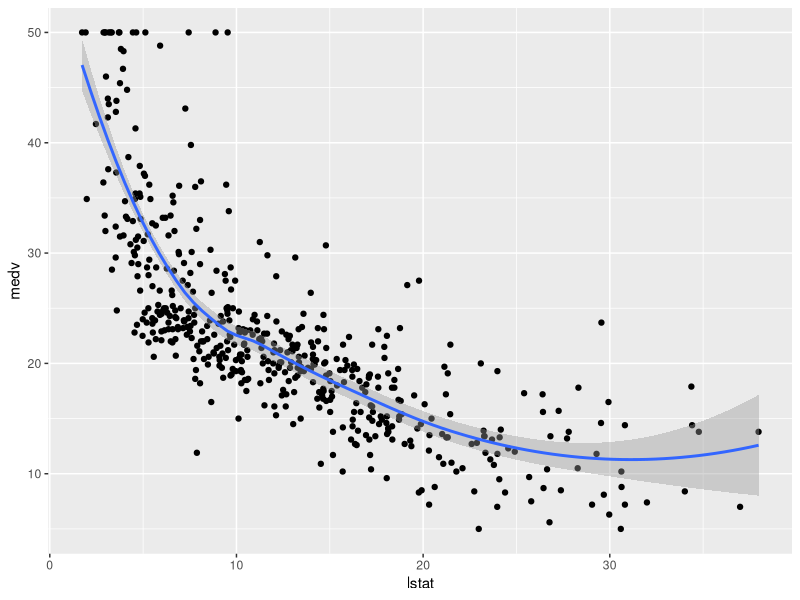
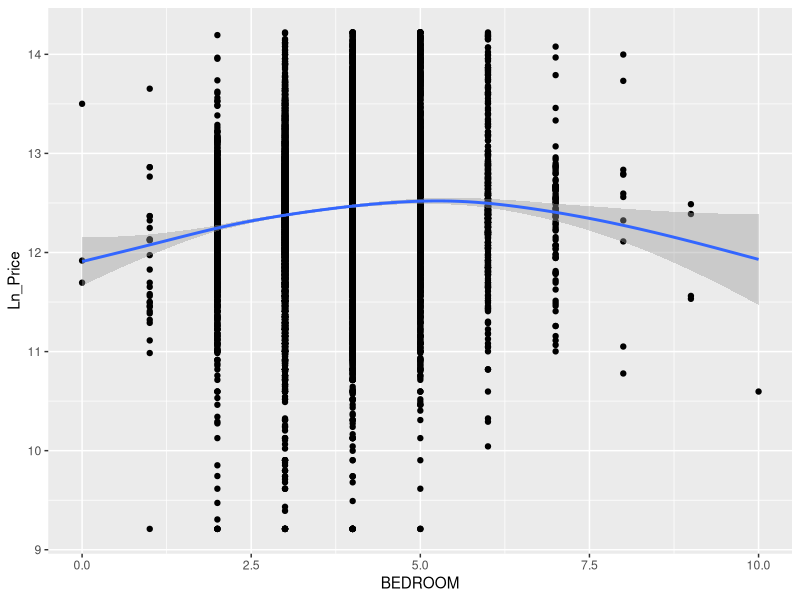
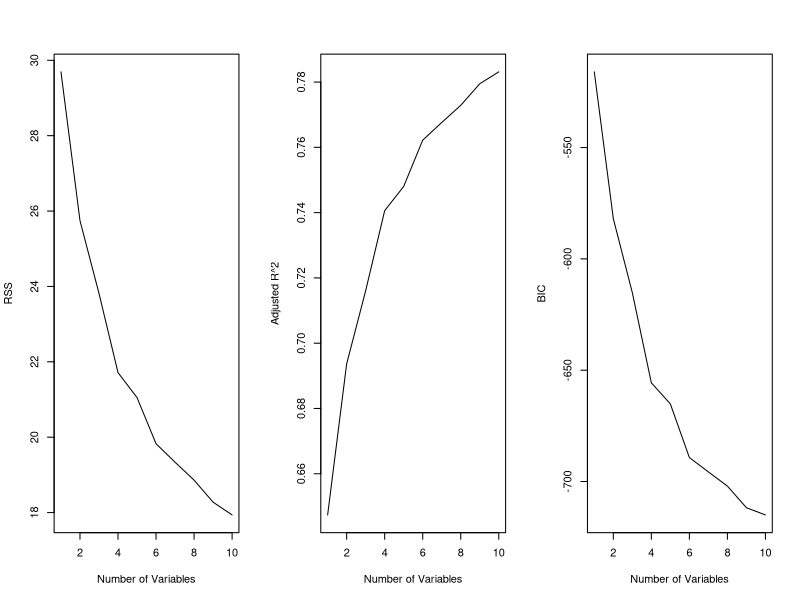
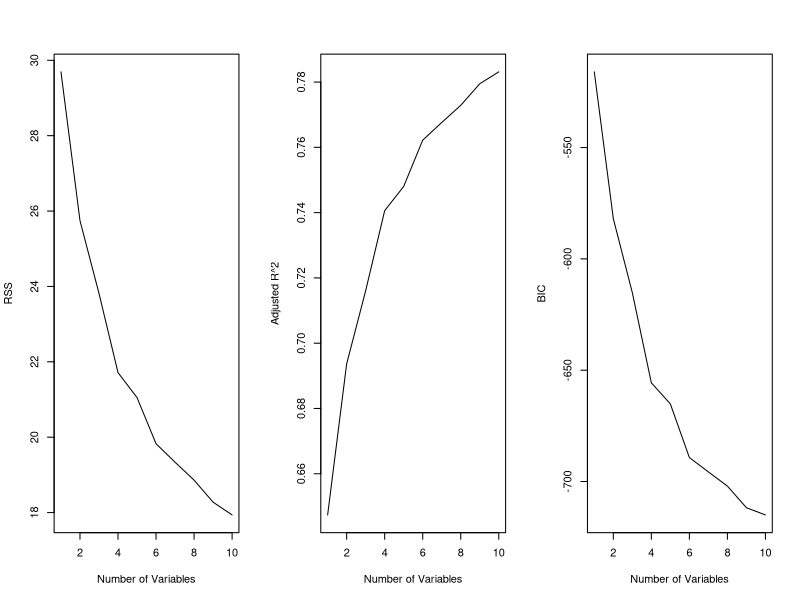
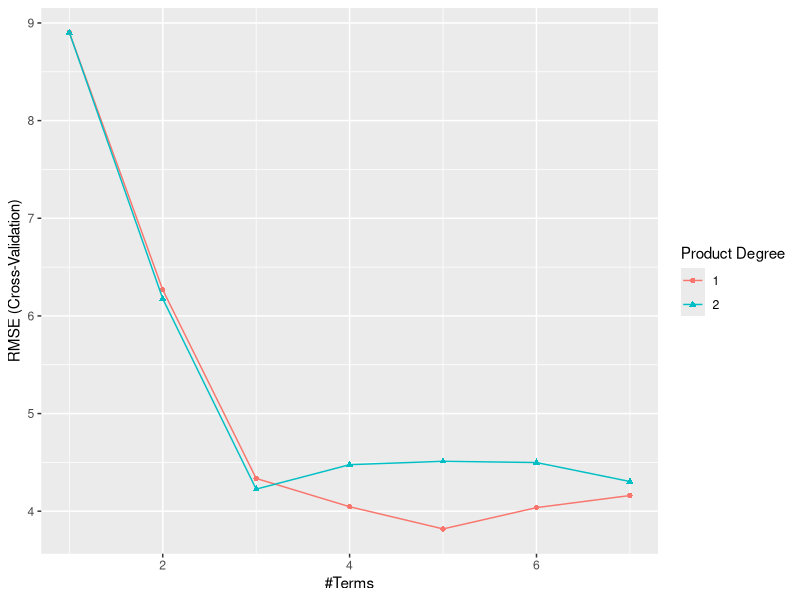
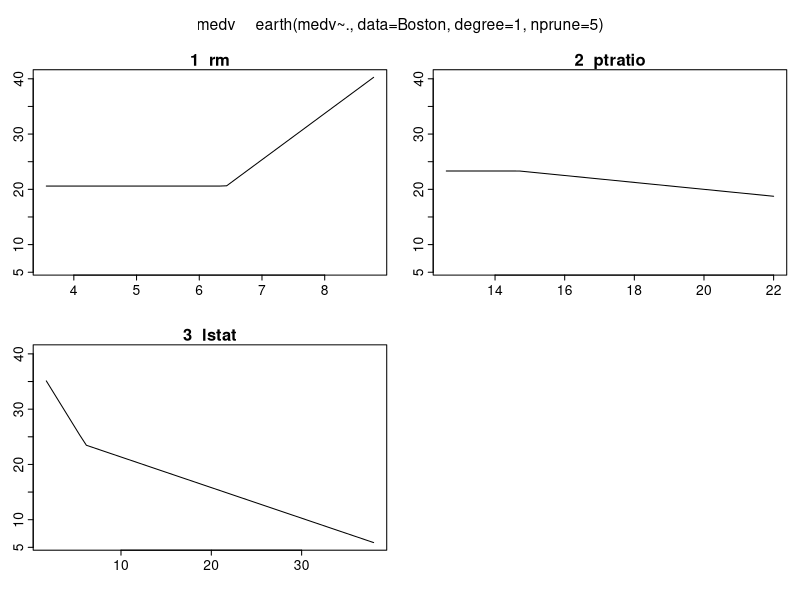
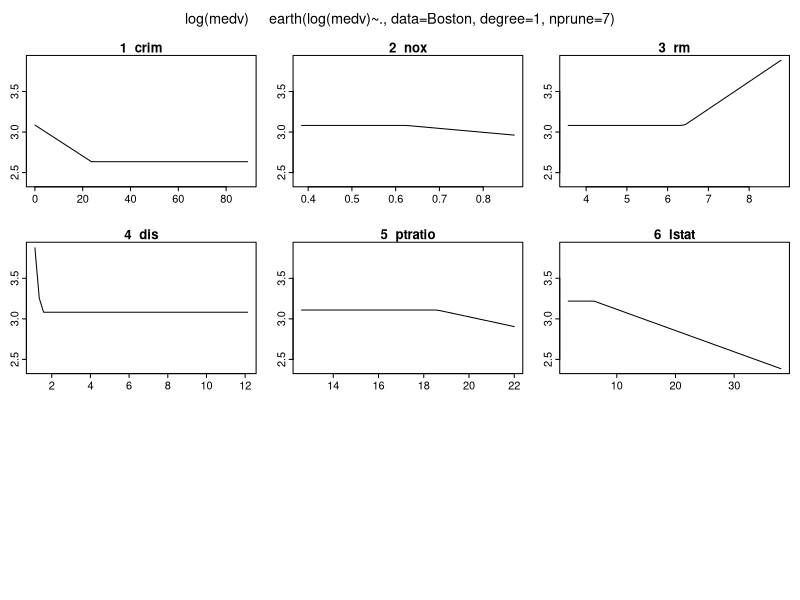
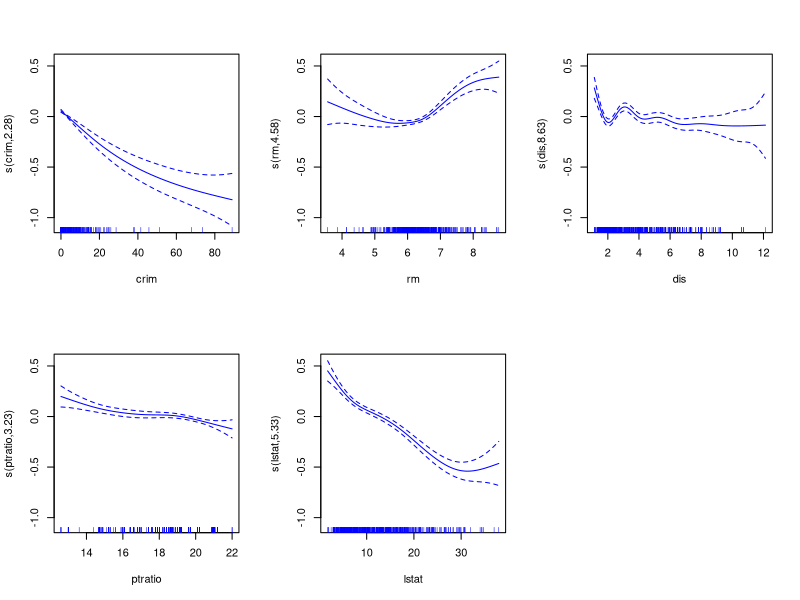

Generate these figures, in order, with R: (Note: this script raises an error after producing the figures.)
## ---- chunk 1
#install.packages("AmesHousing")
#install.packages("MASS")
#install.packages("earth")
#install.packages("caret")
#install.packages("broom")
#install.packages("leaps")
#install.packages("skimr")
#install.packages("tidyverse")
#install.packages("mgcv")
library(mgcv)
library(caret)
library(earth)
library(skimr)
library(dplyr)
library(ggplot2)
library(magrittr)
library(broom)
library(tidyverse)
library(MASS)   # for the Boston dataset
library(leaps)
## ---- chunk 2
library(MASS)
data("Boston")

head(Boston)
## ---- chunk 3
skim(Boston)
## ---- chunk 4
# Can visualize few relationships
ggplot(data = Boston, aes(x=lstat, y=medv)) +
  geom_point () + 
  geom_smooth(method="loess")

 #lstat= lower status of the population (percent). medv = median value of owner-occupied homes in $1000s.
## ---- chunk 5
# Chicago Housing Data
library(readr)

chicago <- read_csv("chicago housingdata.csv")

head(chicago)
## ---- chunk 6
ggplot(chicago,aes(x=BEDROOM, y=Ln_Price)) +
  geom_point () + 
  geom_smooth(method="gam")
## ---- chunk 7
library(haven)
heart <- 
  read_sav("Heart Data.sav")

View(heart)
## ---- chunk 8
# Boston Data
library(broom)

lm(log(medv) ~ ., data=Boston) %>% 
  tidy() %>% 
  mutate(across(where(is.numeric), ~ round(., 4)))

## ---- chunk 9
# Chicago Housing Data
lm(Ln_Price ~ ., data=chicago) %>% 
  tidy() %>% 
   mutate(across(where(is.numeric), ~ round(., 4)))
## ---- chunk 10
(exp(0.1) - 1) * 100
(exp(0.5) - 1) * 100
## ---- chunk 11
# Running binary logistic model for heart
m3 <- 
  glm(CHD ~ ., family = binomial(link="logit"), data=heart) #CHD (coronary heart disease: 1= yes, 0= no)
tidy(m3) %>% 
   mutate(across(where(is.numeric), ~ round(., 4)))
## ---- chunk 12
# You can calculate OR and their confidence intervals for interpretation
OR_table <- 
 cbind(OR = coef(m3), confint(m3)) %>%
  exp() %>%
  round(3)
## ---- chunk 13
# Boston Housing Data : Best Subsets Regression 

# Load data
data("Boston")

# Fit best subsets regression
best.sub.1 <- 
  regsubsets(log(medv) ~ ., data = Boston, nvmax = 10)

# Show summary
summary(best.sub.1)
## ---- chunk 14
reg.summary <-
  summary(best.sub.1)

reg.summary$rsq
## ---- chunk 15
par(mfrow=c(1,3)) 

plot(reg.summary$rss, xlab='Number of Variables', ylab='RSS', type='l') 
# rss = residual sum of squares

plot(reg.summary$adjr2, xlab='Number of Variables', ylab='Adjusted R^2', type='l')

plot(reg.summary$bic, xlab='Number of Variables', ylab='BIC', type='l')
## ---- chunk 16
# Chicago Housing Data : Best Subsets Regression 
best.sub. <-
  regsubsets(Ln_Price ~ ., data = chicago, nvmax=10)

summary(best.sub.1)
## ---- chunk 17
reg.summary <- 
  summary(best.sub.1)

reg.summary$rsq
## ---- chunk 18
par(mfrow=c(1,3))

plot(reg.summary$rss, xlab='Number of Variables', ylab='RSS', type='l')
plot(reg.summary$adjr2, xlab='Number of Variables', ylab='Adjusted R^2', type='l')
plot(reg.summary$bic, xlab='Number of Variables', ylab='BIC', type='l')
## ---- chunk 19
# Sample splitting into Train and Test

set.seed(2022)
index <- sample(1:nrow(Boston), size = floor(0.7*nrow(Boston)), replace = FALSE) 
train <- Boston[index,]
test <- Boston[-index,]
dim(train)
## ---- chunk 20
dim(test)
## ---- chunk 21
dim(Boston)
## ---- chunk 22
x <- train[, -14]
y <- train[, 14]
dim(x)
## ---- chunk 23
dim(y)
## ---- chunk 24
y |> as_tibble() |> dim()
## ---- chunk 25
library(caret)
# Create parameter tuning grid
parameter_grid <- floor(expand.grid(degree = 1:2, nprune = seq(2:8)))

# Perform cross-validation using caret package
cv_mars_boston <- train(x=x, y=y,
                        method ='earth',
                        metric='RMSE',
                        trControl = trainControl(method='cv', number = 10),
                        tuneGrid=parameter_grid)

ggplot(cv_mars_boston)
## ---- chunk 26
cv_mars_boston
## ---- chunk 27
mars_predict <- 
  predict(object=cv_mars_boston$finalModel,
                        newdata = test)
mars_predict
## ---- chunk 28
mean(abs(test$medv - mars_predict))
## ---- chunk 29
# Multivariate Adaptive Regression Splines 
mars.1 <- 
  earth(medv ~ ., degree=1, nprune = 5, data=Boston) #nprune: maximum no. of terms including intercept.

summary(mars.1)
## ---- chunk 30
plotmo(mars.1) # out of 13 variables, only 3 were picked.
## ---- chunk 31
mars.2 <-  
  earth(log(medv) ~ ., degree=1, nprune = 7, data=Boston)
summary(mars.2)
## ---- chunk 32
plotmo(mars.2)
## ---- chunk 33
# Regression Model

# You can quickly check the relationship: whether linear or non-linear

library(mgcv)

gam.1 <-
  gam(log(medv)~ s(crim) + s(rm) + s(dis) + s(ptratio) + s(lstat), data=Boston) # s(): Defining smooths in GAM formulae: polynominal

par(mfrow=c(2,3))
plot(gam.1, se=TRUE, col="blue")

summary(gam.1)
## ---- chunk 34
library(haven)
heart <- read_sav("Heart Data.sav")

## ---- chunk 35
library(mgcv)

gam2 <- 
  mgcv::gam(I(CHD)~ Age + Sex + ChestPain + RestBP + Chol + RestECG, family = binomial, data=heart)

summary(gam2)

## ---- chunk 36
par(mfrow=c(2,3))
plot(gam2, se=TRUE, col="blue")
## ---- chunk 37
gam3 <-
  gam(I(CHD)~ s(Age) + Sex + ChestPain + s(RestBP) + s(Chol) + RestECG, family = binomial, data=heart)
#summary(gam3)
## ---- chunk 38
par(mfrow=c(2,3))
plot(gam3, se=TRUE, col="blue")
## ---- chunk 39
anova(gam2, gam3, test ="Chisq")

## ---- chunk 40
BIC(gam2)
## ---- chunk 41
BIC(gam3)
